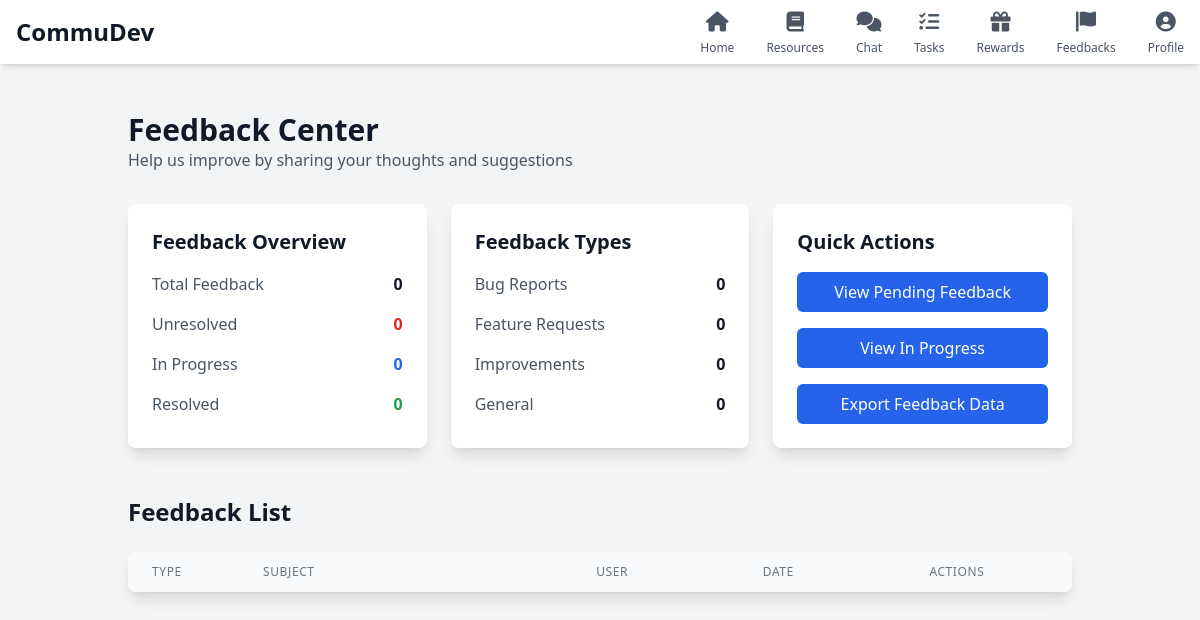
Page /feedback/ (signed in) on the earlier database version.
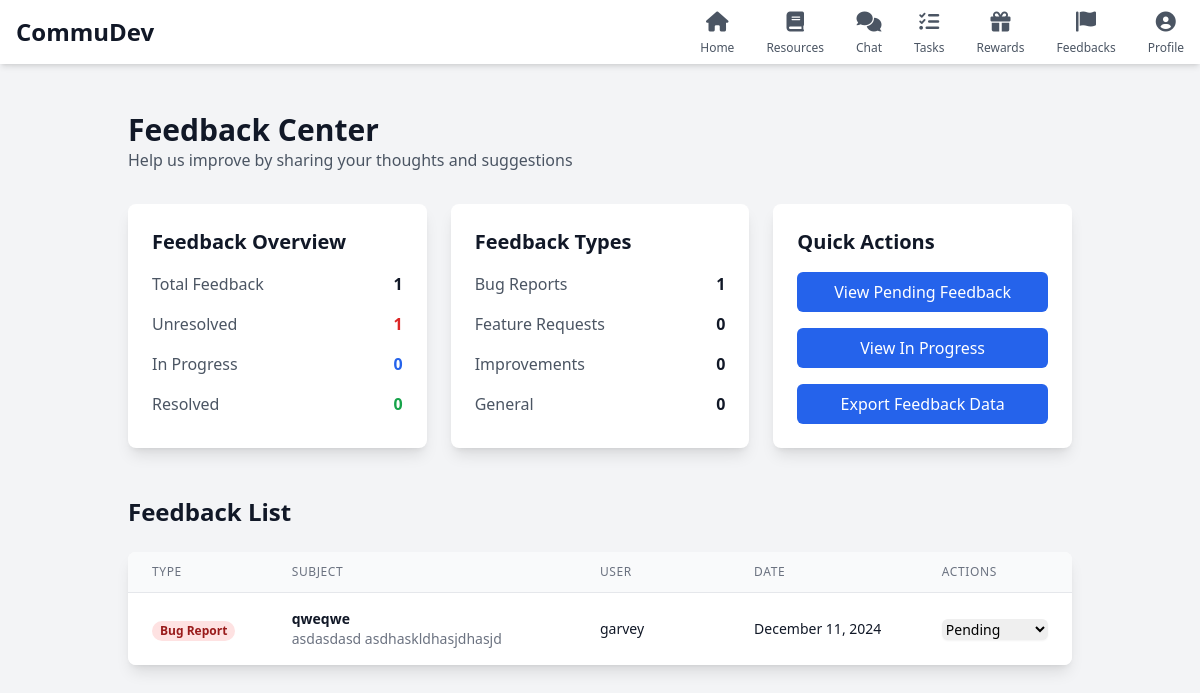
Same page on the later database version.
### feedback/models.py (models this page shows, shortened)
class Feedback(models.Model):
    FEEDBACK_TYPES = [
        ('bug', 'Bug Report'),
        ('feature', 'Feature Request'),
        ('improvement', 'Improvement Suggestion'),
        ('general', 'General Feedback'),
        ('other', 'Other')
    ]
    STATUS_CHOICES = [
        ('pending', 'Pending'),
        ('in_progress', 'In Progress'),
        ('resolved', 'Resolved'),
        ('closed', 'Closed')
    ]
    feedback_id = models.AutoField(primary_key=True)
    user = models.ForeignKey(settings.AUTH_USER_MODEL, on_delete=models.CASCADE, related_name='feedbacks')
    feedback_type = models.CharField(max_length=100, choices=FEEDBACK_TYPES)
    subject = models.CharField(max_length=255)
    description = models.TextField()
    status = models.CharField(max_length=20, choices=STATUS_CHOICES, default='pending')
    date_submitted = models.DateTimeField(auto_now_add=True)
    date_resolved = models.DateTimeField(null=True, blank=True)
    resolution_notes = models.TextField(blank=True, null=True)
    priority = models.CharField(
        max_length=20,
        choices=[('low', 'Low'), ('medium', 'Medium'), ('high', 'High')],
        default='medium'
    )
    class Meta:
        ordering = ['-date_submitted']
        verbose_name = 'Feedback'
        verbose_name_plural = 'Feedbacks'

### users/models.py (models this page shows, shortened)
class User(AbstractUser):
    userId = models.UUIDField(primary_key=True, default=uuid.uuid4, editable=False)
    firstname = models.CharField(max_length=100)
    middleinit = models.CharField(max_length=1, blank=True, null=True)
    lastname = models.CharField(max_length=100)
    age = models.IntegerField(null=True)
    state = models.CharField(max_length=100)
    employmentStatus = models.CharField(max_length=100)
    points = models.IntegerField(default=0)
    profile_picture = models.ImageField(upload_to='profile_pics', default='default.jpg')
    languages = models.CharField(max_length=200, blank=True, null=True, default='')
    activity_status = models.CharField(
        max_length=100,
        default='Active',
        choices=[
            ('Active', 'Very Active'),
            ('Moderate', 'Moderately Active'),
            ('Low', 'Less Active'),
            ('Inactive', 'Inactive')
        ]
    )
    hobbies = models.CharField(max_length=200, blank=True, null=True, default='')
    goals = models.CharField(max_length=200, blank=True, null=True, default='')
    USERNAME_FIELD = 'username'  # This ensures username is used for login
    REQUIRED_FIELDS = ['firstname', 'lastname']  # Required fields for createsuperuser

### feedback/views.py (the view, shortened to what this page needs)
# urls.py: path('', views.feedback_list, name='feedback-list'),
@login_required
def feedback_list(request):
    context = {
        'form': FeedbackForm(),
    }
    if request.user.is_staff:
        feedbacks = Feedback.objects.all().select_related('user').order_by('-date_submitted')
        context.update({
            'feedbacks': feedbacks,
            'all_feedback_stats': {
                'total': feedbacks.count(),
                'pending': feedbacks.filter(status='pending').count(),
                'in_progress': feedbacks.filter(status='in_progress').count(),
                'resolved': feedbacks.filter(status='resolved').count(),
            },
            'feedback_types': {
                'bug': feedbacks.filter(feedback_type='bug').count(),
                'feature': feedbacks.filter(feedback_type='feature').count(),
                'improvement': feedbacks.filter(feedback_type='improvement').count(),
                'general': feedbacks.filter(feedback_type='general').count(),
            }
        })
    return render(request, 'feedback/feedback.html', context)

### feedback/forms.py (shortened to what this page needs)
class FeedbackForm(forms.ModelForm):
    class Meta:
        model = Feedback
        fields = ['feedback_type', 'subject', 'description']
        widgets = {
            'feedback_type': forms.Select(attrs={
                'class': 'mt-1 block w-full rounded-md border-gray-300 shadow-sm focus:border-blue-300 focus:ring focus:ring-blue-200 focus:ring-opacity-50 p-2',
                'name': 'feedback_type'  # Add explicit name
            }),
            'subject': forms.TextInput(attrs={
                'class': 'mt-1 block w-full rounded-md border-gray-300 shadow-sm focus:border-blue-300 focus:ring focus:ring-blue-200 focus:ring-opacity-50 p-2',
                'name': 'subject'  # Add explicit name
            }),
            'description': forms.Textarea(attrs={
                'class': 'mt-1 block w-full rounded-md border-gray-300 shadow-sm focus:border-blue-300 focus:ring focus:ring-blue-200 focus:ring-opacity-50 p-2',
                'rows': 10,
                'name': 'description'  # Add explicit name
            })
        }

### feedback/templates/feedback/feedback.html (shortened to what this page needs)
<!DOCTYPE html>
<html lang="en">
<head>
    <script src="https://cdn.tailwindcss.com"></script>
    <link rel="stylesheet" href="https://cdnjs.cloudflare.com/ajax/libs/font-awesome/6.0.0/css/all.min.css" />
    <link rel="stylesheet" href="https://cdn.jsdelivr.net/npm/flatpickr/dist/themes/material_blue.css">
</head>
<body class="bg-gray-100 custom-scrollbar">
    <nav class="bg-white shadow-md fixed top-0 w-full z-50 h-16">
        <div class="w-full px-4 flex justify-between items-center h-full">
            <div class="flex-shrink-0">
                <h1 class="text-2xl font-bold text-gray-900">CommuDev</h1>
            </div>
            <div class="flex items-center space-x-8">
                <a href="{% url 'home' %}" class="text-gray-600 hover:text-gray-900 flex flex-col items-center">
                    <i class="fas fa-home text-xl"></i>
                    <span class="text-xs mt-1">Home</span>
                </a>
                <a href="{% url 'resource_home' %}" class="text-gray-600 hover:text-gray-900 flex flex-col items-center">
                    <i class="fas fa-book text-xl"></i>
                    <span class="text-xs mt-1">Resources</span>
                </a>
                <a href="{% url 'chat_home' %}" class="text-gray-600 hover:text-gray-900 flex flex-col items-center relative">
                    <i class="fas fa-comments text-xl"></i>
                    <span class="text-xs mt-1">Chat</span>
                </a>
                <a href="#" class="text-gray-600 hover:text-gray-900 flex flex-col items-center">
                    <i class="fas fa-tasks text-xl"></i>
                    <span class="text-xs mt-1">Tasks</span>
                </a>
                <a href="{% url 'reward-list' %}" class="text-gray-600 hover:text-gray-900 flex flex-col items-center">
                    <i class="fas fa-gift text-xl"></i>
                    <span class="text-xs mt-1">Rewards</span>
                </a>
                <a href="{% url 'feedback:feedback-list' %}" class="text-gray-600 hover:text-gray-900 flex flex-col items-center">
                    <i class="fas fa-flag text-xl"></i>
                    <span class="text-xs mt-1">Feedbacks</span>
                </a>
                <a href="{% url 'profile' %}" class="text-gray-600 hover:text-gray-900 flex flex-col items-center">
                    <i class="fas fa-user-circle text-xl"></i>
                    <span class="text-xs mt-1">Profile</span>
                </a>
            </div>
        </div>
    </nav>
    <div class="container mx-auto px-4 py-8 mt-20">
        <div class="mb-8 ml-6 mr-6">
            <h2 class="text-3xl font-bold text-gray-900">Feedback Center</h2>
            <p class="text-gray-600">Help us improve by sharing your thoughts and suggestions</p>
        </div>
        {% if user.is_staff %}
        <div class="grid grid-cols-1 md:grid-cols-3 gap-6 ml-6 mr-6">
            <div class="bg-white rounded-lg shadow-lg p-6">
                <h3 class="text-xl font-semibold text-gray-900 mb-4">Feedback Overview</h3>
                <div class="space-y-4">
                    <div class="flex justify-between items-center">
                        <span class="text-gray-600">Total Feedback</span>
                        <span class="text-gray-900 font-semibold">{{ all_feedback_stats.total }}</span>
                    </div>
                    <div class="flex justify-between items-center">
                        <span class="text-gray-600">Unresolved</span>
                        <span class="text-red-600 font-semibold">{{ all_feedback_stats.pending }}</span>
                    </div>
                    <div class="flex justify-between items-center">
                        <span class="text-gray-600">In Progress</span>
                        <span class="text-blue-600 font-semibold">{{ all_feedback_stats.in_progress }}</span>
                    </div>
                    <div class="flex justify-between items-center">
                        <span class="text-gray-600">Resolved</span>
                        <span class="text-green-600 font-semibold">{{ all_feedback_stats.resolved }}</span>
                    </div>
                </div>
            </div>
            <div class="bg-white rounded-lg shadow-lg p-6">
                <h3 class="text-xl font-semibold text-gray-900 mb-4">Feedback Types</h3>
                <div class="space-y-4">
                    <div class="flex justify-between items-center">
                        <span class="text-gray-600">Bug Reports</span>
                        <span class="text-gray-900 font-semibold">{{ feedback_types.bug }}</span>
                    </div>
                    <div class="flex justify-between items-center">
                        <span class="text-gray-600">Feature Requests</span>
                        <span class="text-gray-900 font-semibold">{{ feedback_types.feature }}</span>
                    </div>
                    <div class="flex justify-between items-center">
                        <span class="text-gray-600">Improvements</span>
                        <span class="text-gray-900 font-semibold">{{ feedback_types.improvement }}</span>
                    </div>
                    <div class="flex justify-between items-center">
                        <span class="text-gray-600">General</span>
                        <span class="text-gray-900 font-semibold">{{ feedback_types.general }}</span>
                    </div>
                </div>
            </div>
            <div class="bg-white rounded-lg shadow-lg p-6">
                <h3 class="text-xl font-semibold text-gray-900 mb-4">Quick Actions</h3>
                <div class="space-y-4">
                    <button class="w-full py-2 px-4 bg-blue-600 text-white rounded-md hover:bg-blue-700 transition-colors">
                        View Pending Feedback
                    </button>
                    <button class="w-full py-2 px-4 bg-blue-600 text-white rounded-md hover:bg-blue-700 transition-colors">
                        View In Progress
                    </button>
                    <button class="w-full py-2 px-4 bg-blue-600 text-white rounded-md hover:bg-blue-700 transition-colors">
                        Export Feedback Data
                    </button>
                </div>
            </div>
        </div>
        {% endif %}
<div class="mt-12 ml-6 mr-6">
    <h3 class="text-2xl font-bold text-gray-900 mb-6">Feedback List</h3>
    <div class="bg-white rounded-lg shadow-lg overflow-hidden">
        <div class="relative">
            <div class="overflow-x-auto overflow-y-auto max-h-[500px]">
                <table class="min-w-full divide-y divide-gray-200">
                    <thead class="bg-gray-50 sticky top-0 z-10">
                        <tr>
                            <th class="px-6 py-3 text-left text-xs font-medium text-gray-500 uppercase tracking-wider w-[10%]">Type</th>
                            <th class="px-6 py-3 text-left text-xs font-medium text-gray-500 uppercase tracking-wider w-[30%]">Subject</th>
                            {% if user.is_staff %}
                            <th class="px-6 py-3 text-left text-xs font-medium text-gray-500 uppercase tracking-wider w-[15%]">User</th>
                            {% endif %}
                            <th class="px-6 py-3 text-left text-xs font-medium text-gray-500 uppercase tracking-wider w-[15%]">Date</th>
                            <th class="px-6 py-3 text-left text-xs font-medium text-gray-500 uppercase tracking-wider w-[15%]">Actions</th>
                        </tr>
                    </thead>
                    <tbody class="bg-white divide-y divide-gray-200">
                        {% for feedback in feedbacks %}
                        <tr>
                            <td class="px-6 py-4 whitespace-nowrap w-[10%]">
                                <span class="px-2 inline-flex text-xs leading-5 font-semibold rounded-full
                                    {% if feedback.feedback_type == 'bug' %}bg-red-100 text-red-800
                                    {% elif feedback.feedback_type == 'feature' %}bg-blue-100 text-blue-800
                                    {% elif feedback.feedback_type == 'improvement' %}bg-purple-100 text-purple-800
                                    {% else %}bg-green-100 text-green-800{% endif %}">
                                    {{ feedback.get_feedback_type_display }}
                                </span>
                            </td>
                            <td class="px-6 py-4 w-[30%]">
                                <div class="text-sm text-gray-900 font-semibold">{{ feedback.subject }}</div>
                                <div class="text-sm text-gray-500">{{ feedback.description|truncatechars:100 }}</div>
                            </td>
                            {% if user.is_staff %}
                            <td class="px-6 py-4 whitespace-nowrap text-sm text-gray-900 w-[15%]">
                                {{ feedback.user.username }}
                            </td>
                            {% endif %}
                            <td class="px-6 py-4 whitespace-nowrap text-sm text-gray-900 w-[15%]">
                                {{ feedback.date_submitted|date:"F j, Y" }}
                            </td>
                            <td class="px-6 py-4 whitespace-nowrap text-sm font-medium w-[15%]">
                                {% if user.is_staff %}
                                <select onchange="updateStatus({{ feedback.pk }}, this.value)" class="w-full text-sm rounded-md border-gray-300 shadow-sm focus:border-blue-300 focus:ring focus:ring-blue-200 focus:ring-opacity-50">
                                    <option value="pending" {% if feedback.status == 'pending' %}selected{% endif %}>Pending</option>
                                </select>
                                {% endif %}
                            </td>
                        </tr>
                        {% endfor %}
                    </tbody>
                </table>
            </div>
        </div>
    </div>
</div>
</body>
</html>

Differences in the rows shown:
added Feedback: feedback_type "Bug Report", subject "qweqwe", description "asdasdasd asdhaskldhasjdhasjd", user.username "garvey", date_submitted "December 11, 2024", status+feedback_id "Pending"
Other differences:
{{ all_feedback_stats.total }}: "0" → "1"
{{ all_feedback_stats.pending }}: "0" → "1"
{{ feedback_types.bug }}: "0" → "1"
